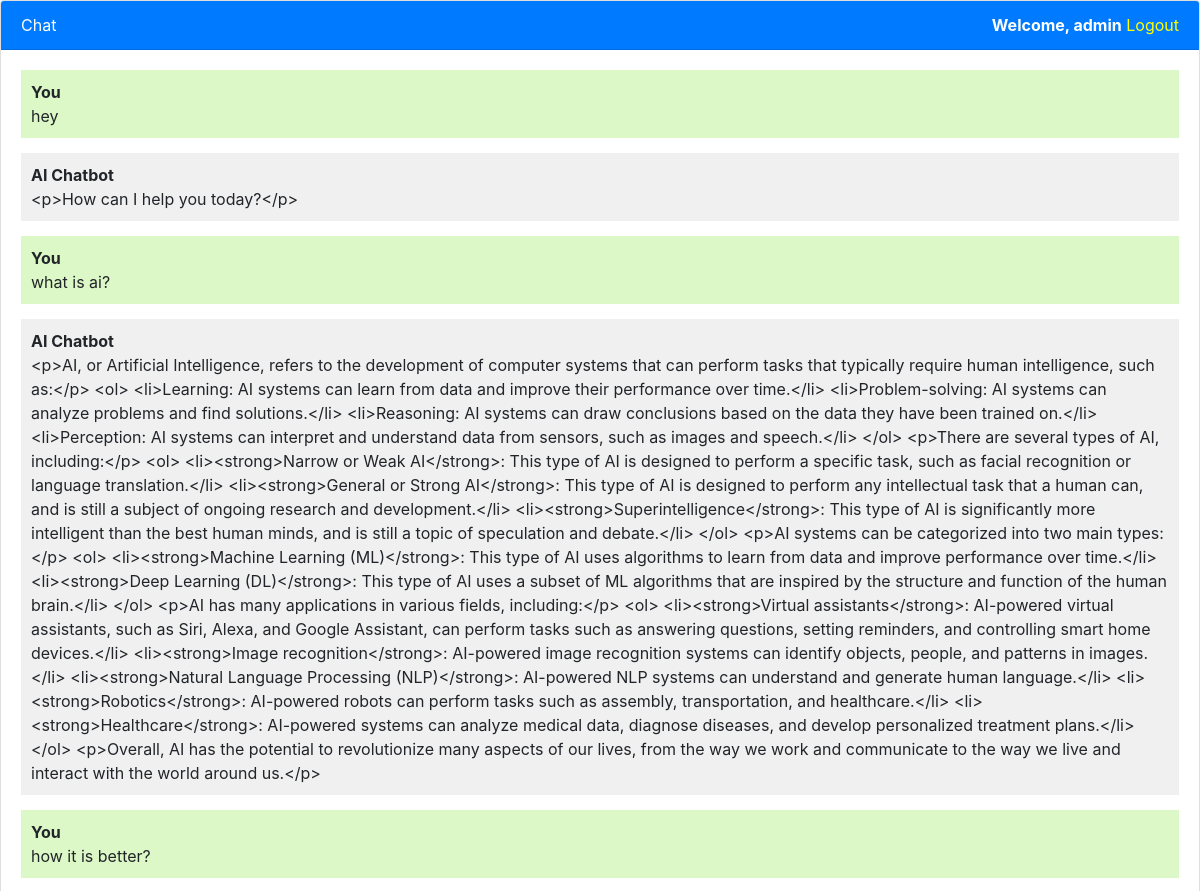
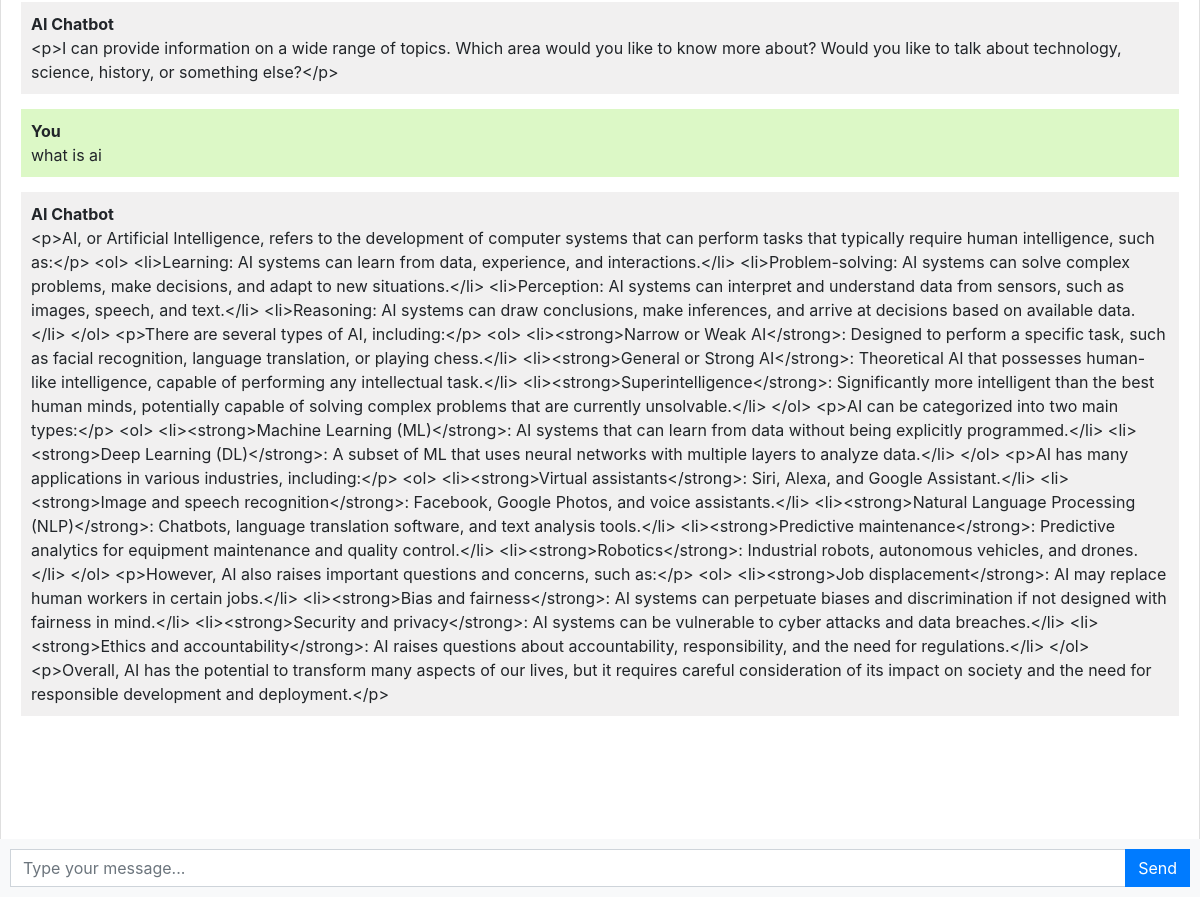
The app's page / (signed in) with its own data (2 pictures, top to bottom).
### chatbot/models.py (models this page shows, shortened)
class Chat(models.Model):
    user = models.ForeignKey(User, on_delete=models.CASCADE)
    message = models.TextField()
    response = models.TextField(blank=True)
    created_at = models.DateTimeField(auto_now_add=True)

### chatbot/views.py (the view)
# urls.py: path('', views.chatbot, name='chatbot'),
def chatbot(request):
    chats = Chat.objects.filter(user=request.user)
    if request.method == 'POST':
        message = request.POST.get('message')
        response = convert_markdown_to_html(ask_ai(message))
        chat = Chat(user=request.user, message=message, response=response, created_at=timezone.now())
        chat.save()
        return JsonResponse({'message':message,'response': response})
    return render(request, 'chatbot.html', {'chats': chats})

### templates/chatbot.html (shortened to what this page needs)
{% extends 'base.html' %}
{% block content %}
<div class="chat-container">
  <div class="card flex-grow-1">
    <div class="card-header bg-primary text-white d-flex justify-content-between align-items-center">
      <span>Chat</span>
      {% if user.is_authenticated %}
        <span><b>Welcome, {{ user.username }}</b> <a style="color: yellow;" href="logout">Logout</a></span>
      {% else %}
        <span><a style="color: yellow;" href="login">Login</a> <a style="color: yellow;" href="register">Register</a></span>
      {% endif %}
    </div>
    <div class="card-body messages-box">
      <ul class="list-unstyled messages-list">
        {% for chat in chats %}
          {% if chat.user == request.user %}
            <li class="message sent">
          <div class="message-text">
            <div class="message-sender">
              <b>You</b>
            </div>
            <div class="message-content">
              {{chat.message}}
            </div>
          </div>
        </li>
        <li class="message received">
          <div class="message-text">
            <div class="message-sender">
              <b>AI Chatbot</b>
            </div>
            <div class="message-content">
              {{chat.response}}
            </div>
          </div>
        </li>
          {% endif %}
        {% endfor %}
      </ul>
    </div>
    <br><br>
    <br><br>
    <br><br>
  </div>
  <form class="message-form">
    <div class="input-group">
      <input type="text" class="form-control message-input" placeholder="Type your message...">
      <div class="input-group-append">
        <button type="submit" class="btn btn-primary btn-send">Send</button>
      </div>
    </div>
  </form>
</div>
{% endblock %}

### templates/base.html (shortened to what this page needs)
<!DOCTYPE html>
<html lang="en">
  <head>
    <link rel="stylesheet" href="https://stackpath.bootstrapcdn.com/bootstrap/4.3.1/css/bootstrap.min.css">
  </head>
  <body>
    {% block content %}{% endblock %}
  </body>
</html>

### templates/chatbot.html (style rules this page uses)
body, html { height: 100%; }
.messages-box { flex: 1; overflow-y: auto; }
.messages-list { padding-left: 0; }
.message { margin-bottom: 15px; list-style: none; }
.message-text { padding: 10px; border-radius: 5px; }
.sent { background-color: #dcf8c6; align-self: flex-end; }
.received { background-color: #f1f0f0; align-self: flex-start; }
.message-form { display: flex; position: fixed; bottom: 0; left: 0; right: 0; padding: 10px; background-color: #f8f9fa; }
.message-input { flex: 1; border-radius: 0; border-right: none; }
.btn-send { border-radius: 0; }
.chat-container { height: 100%; display: flex; flex-direction: column; }

### records on screen
Chat: message "hey", response "<p>How can I help you today?</p>"
Chat: message "what is ai?", response "<p>AI, or Artificial Intelligence, refers to the development of computer systems that can perform tasks that typically require human intelligence, such as:</p> <ol> <li>Learning: AI systems can learn from data and improve their performance over time.</li> <li>Problem-solving: AI systems can analyze problems and find solutions.</li> <li>Reasoning: AI systems can draw conclusions based on the data they have been trained on.</li> <li>Perception: AI systems can interpret and understand data from sensors, such as images and speech.</li> </ol> <p>There are several types of AI, including:</p> <ol> <li><strong>Narrow or Weak AI</strong>: This type of AI is designed to perform a specific task, such…"
Chat: message "how it is better?", response "<p>I can provide information on a wide range of topics. Which area would you like to know more about? Would you like to talk about technology, science, history, or something else?</p>"
Chat: message "what is ai", response "<p>AI, or Artificial Intelligence, refers to the development of computer systems that can perform tasks that typically require human intelligence, such as:</p> <ol> <li>Learning: AI systems can learn from data, experience, and interactions.</li> <li>Problem-solving: AI systems can solve complex problems, make decisions, and adapt to new situations.</li> <li>Perception: AI systems can interpret and understand data from sensors, such as images, speech, and text.</li> <li>Reasoning: AI systems can draw conclusions, make inferences, and arrive at decisions based on available data.</li> </ol> <p>There are several types of AI, including:</p> <ol> <li><strong>Narrow or Weak AI</strong>: Designed…"

### other values on screen
{{ user.username }} "admin"
